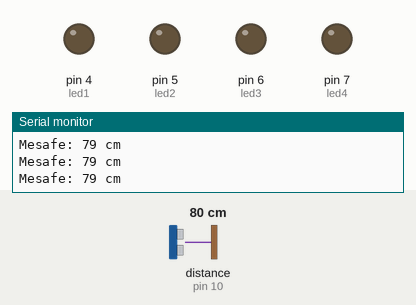
This sketch was run on a simulated Arduino Uno, built with avr-gcc and run on an emulated ATmega328P. Shown: output pins drawn as LEDs (lit = HIGH), the last lines printed to the serial monitor. Wiring (inferred from the names in the program): ultrasonic range finder: trigger pin 9; echo pin 10. The inputs (shaded band) are chosen by the test bench; at power-on: distance to the obstacle (sensor on pin 10) 80 cm. The echo pulse lasts 58.3 µs per cm; pins used as bus, display or sensor lines are not drawn.

Above: at 1.2 s.
1.3 s: distance to the obstacle (sensor on pin 10) set to 46 cm
2.8 s: distance to the obstacle (sensor on pin 10) set to 38 cm
At 3.1 s:
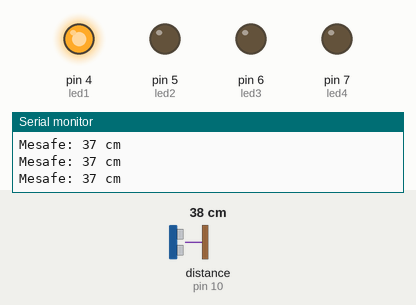
4.3 s: distance to the obstacle (sensor on pin 10) set to 33 cm
5.8 s: distance to the obstacle (sensor on pin 10) set to 27 cm
At 7.0 s:
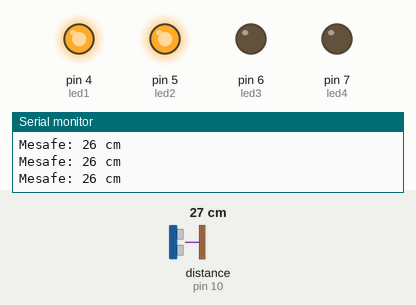
7.3 s: distance to the obstacle (sensor on pin 10) set to 22 cm
10.3 s: distance to the obstacle (sensor on pin 10) set to 18 cm
At 11.6 s:
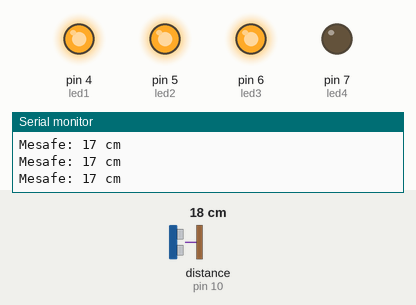
Timing chart, 0 to 12.8 s (numbered marks = the images above; inputs shaded):
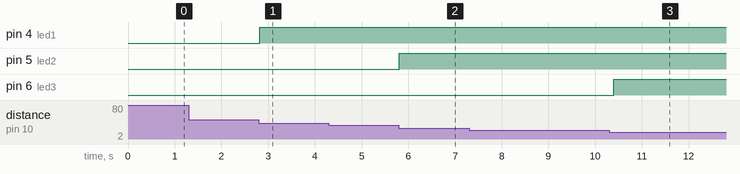

The sketch:

sketch_mar15b_LAB_0106.ino
```cpp
const int trigPin = 9;
const int echoPin = 10;

// LED pinlerini tanımlıyoruz
const int led1 = 4; // 40 cm'den yakınsa yanar
const int led2 = 5; // 30 cm'den yakınsa yanar
const int led3 = 6; // 20 cm'den yakınsa yanar
const int led4 = 7; // 10 cm'den yakınsa yanar

long sure;
int mesafe;

void setup() {
  pinMode(trigPin, OUTPUT);
  pinMode(echoPin, INPUT);

  // LED pinlerini çıkış olarak ayarlıyoruz
  pinMode(led1, OUTPUT);
  pinMode(led2, OUTPUT);
  pinMode(led3, OUTPUT);
  pinMode(led4, OUTPUT);

  Serial.begin(9600);
  Serial.println("Park Sensoru Basliyor...");
}

void loop() {
  // Sensörden ses dalgası gönderimi
  digitalWrite(trigPin, LOW);
  delayMicroseconds(2);
  digitalWrite(trigPin, HIGH);
  delayMicroseconds(10);
  digitalWrite(trigPin, LOW);

  // Yansıyan dalganın süresini ölç ve mesafeye çevir
  sure = pulseIn(echoPin, HIGH);
  mesafe = sure * 0.034 / 2;

  // Mesafeyi Seri Monitör'e yazdır
  Serial.print("Mesafe: ");
  Serial.print(mesafe);
  Serial.println(" cm");

  // --- Kademeli LED Kontrolü ---

  // 40 cm'nin altındaysa 1. LED yansın
  if (mesafe < 40) digitalWrite(led1, HIGH);
  else digitalWrite(led1, LOW);

  // 30 cm'nin altındaysa 2. LED yansın
  if (mesafe < 30) digitalWrite(led2, HIGH);
  else digitalWrite(led2, LOW);

  // 20 cm'nin altındaysa 3. LED yansın
  if (mesafe < 20) digitalWrite(led3, HIGH);
  else digitalWrite(led3, LOW);

  // 10 cm'nin altındaysa 4. LED yansın
  if (mesafe < 10) digitalWrite(led4, HIGH);
  else digitalWrite(led4, LOW);

  delay(100); // Sistemin kararlı çalışması için kısa bekleme
}
```

Measured:
- the behaviour switches between 41 and 40 cm on distance to the obstacle (sensor on pin 10) (found by bisection; images 0 and 1)
- the behaviour switches between 31 and 30 cm on distance to the obstacle (sensor on pin 10) (found by bisection; images 1 and 2)
- the behaviour switches between 21 and 20 cm on distance to the obstacle (sensor on pin 10) (found by bisection; images 2 and 3)
- after the input at 2.8 s, pin 4 (led1): LOW → HIGH at once
- after the input at 5.8 s, pin 5 (led2): LOW → HIGH at once
- after the input at 10.3 s, pin 6 (led3): LOW → HIGH after 0.10 s
